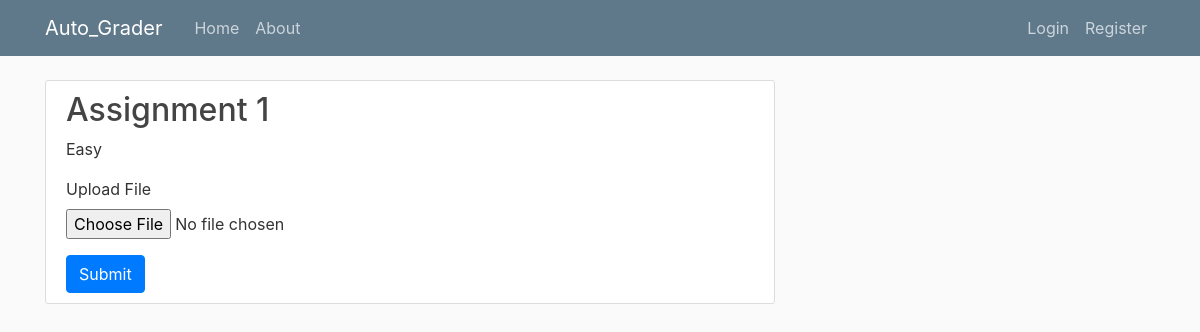
/assignment/CS221/assignments/1 (signed in), run on an earlier commit of the app's database.
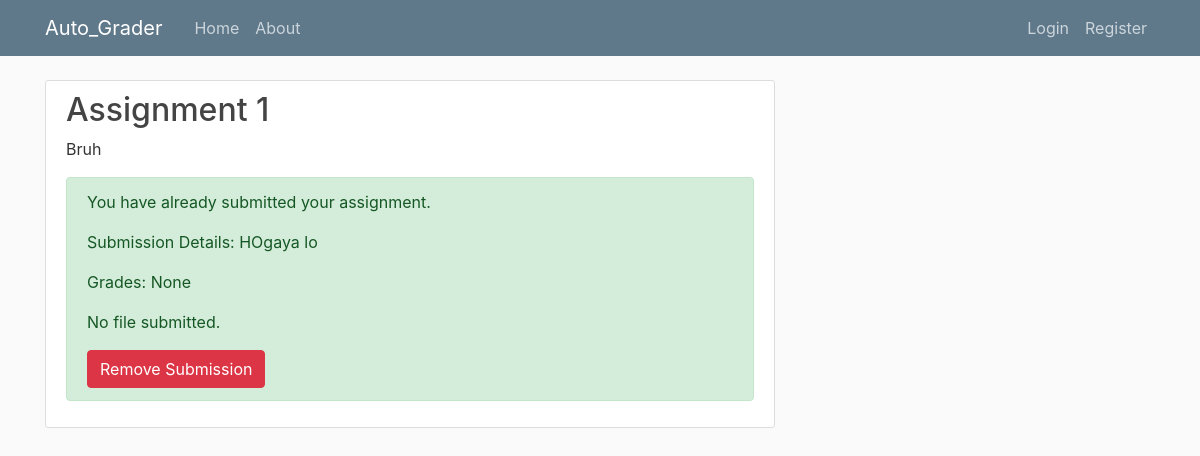
And on a later commit of the database.
### assignment/models.py (models this page shows, shortened)
class Assignment(models.Model):
    course = models.ForeignKey(Course, on_delete=models.CASCADE)
    title = models.CharField(max_length=200)
    description = models.TextField()
    due_date = models.DateField()

class Submission(models.Model):
    student = models.ForeignKey(User, on_delete=models.CASCADE,null=True)
    assignment = models.ForeignKey(Assignment, on_delete=models.CASCADE,null=True)
    submission_details = models.TextField()
    grades = models.FloatField(null=True, blank=True)
    code_file = models.FileField(upload_to=user_directory_path, null=True, blank=True)
    def __str__(self):
        return str(self.id)

### assignment/views.py (the view, shortened to what this page needs)
# urls.py: path('<course_id>/assignments/<assignment_id>', views.submission, name='submission'),
def submission(request,course_id,assignment_id):
    username =request.user.username
    user = User.objects.get(username=username)
    course = get_object_or_404(Course, code=course_id)
    assignment = Assignment.objects.get(id=assignment_id)
    submission = Submission.objects.filter(student=user, assignment_id=assignment_id).first()
    print(submission)
    context={
        'user':user,
        'course':course,
        'assignment':assignment,
        'submission':submission
    }
    return render(request,'assignment/submit_assignment.html',context)

### assignment/templates/assignment/submit_assignment.html (shortened to what this page needs)
{% extends "assignment/base.html" %}
{% load widget_tweaks %}
{% block content %}
<div class="content-section">
  <h2>{{ assignment.title }}</h2>
  <p>{{ assignment.description }}</p>
  {% if submission %}
    <div class="alert alert-success">
      <p>You have already submitted your assignment.</p>
      <p>Submission Details: {{ submission.submission_details }}</p>
      <p>Grades: {{ submission.grades }}</p>
      {% if submission.code_file %}
        <p>Submitted File: {{ submission.code_file.name }}</p>
      {% else %}
        <p>No file submitted.</p>
      {% endif %}
      <form method="post" action="{% url 'remove_submission' submission.id %}">
        <button type="submit" class="btn btn-danger">Remove Submission</button>
      </form>
    </div>
  {% else %}
    <form method="post" enctype="multipart/form-data">
      <div class="form-group">
        <label for="inputFiles">Upload File</label>
        <input type="file" name="input_file" id="inputFile" class="form-control-file">
      </div>
      <button type="submit" class="btn btn-primary">Submit</button>
    </form>
  {% endif %}
</div>
{% endblock %}

What changed in the data, as far as the page shows it:
changed Assignment "Assignment 1": description "Easy" → "Bruh"
added Submission: submission_details "HOgaya lo", grades "None"
Also different on the page:
text no longer shown: "Upload File Submit"
text now shown: "You have already submitted your assignment. Submission Details: Grades: No file submitted. Remove Submission"
